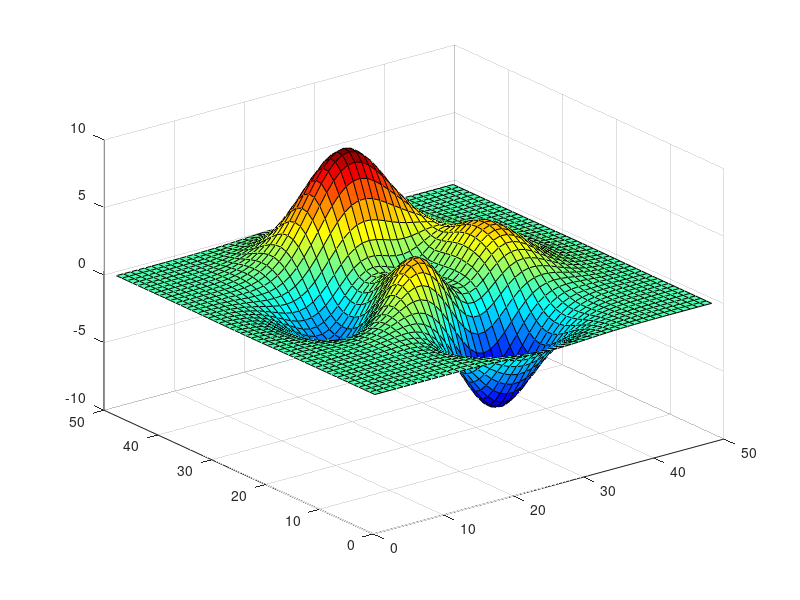

Recreate this plot in MATLAB.
x = [1 2 3 4 5 6 7 8 9 10];
y1 =[50 49 49 48 46 44 42 38 35 33];
y2= [54 52 52 46 45 44 40 39 37 34];


figure

y1= jet;
surf(peaks);
colormap('jet');
